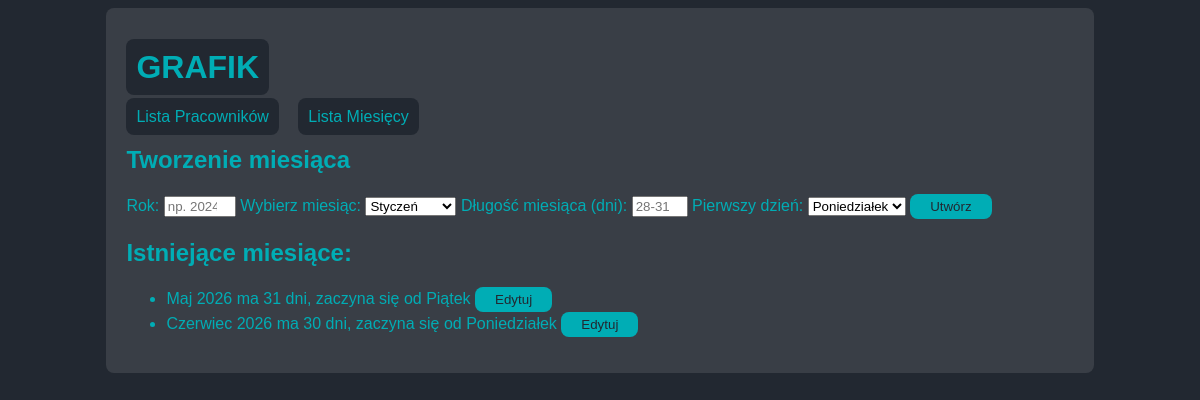
The page /add_month on the database its author committed.
### tables this page shows
CREATE TABLE months (
    id INTEGER PRIMARY KEY AUTOINCREMENT,
    name TEXT NOT NULL,
    length INTEGER NOT NULL,
    weekday_start TEXT NOT NULL,
    year INTEGER NOT NULL
);

### app.py (the view, shortened to what this page needs)
@app.route("/add_month", methods=["GET", "POST"])
def add_month():
    db = get_db()
    cursor = db.cursor() # Use a cursor so we can get the lastrowid
    if request.method == "GET":
        months = db.execute("SELECT * FROM months").fetchall()
    return render_template("add_month.html", months=months)

### app.py (called while the page is built)
def get_db():
    if "db" not in g:
        conn = sqlite3.connect(DATABASE)
        conn.row_factory = sqlite3.Row
        conn.execute("PRAGMA foreign_keys = ON;")
        g.db = conn
    return g.db

### templates/add_month.html (shortened to what this page needs)
{% extends "index.html" %}
    {% block content %}
    <h2>Tworzenie miesiąca</h2>
    <form method="post" action="{{ url_for('add_month') }}">
        <label for="year">Rok:</label>
        <input type="number" name="year" id="year" min="1900" max="2100" required placeholder="np. 2024">
        <label for="month">Wybierz miesiąc:</label>
        <select name="month" id="month">
            {% for month in ['Styczeń', 'Luty', 'Marzec', 'Kwiecień', 'Maj', 'Czerwiec', 'Lipiec', 'Sierpień', 'Wrzesień', 'Październik', 'Listopad', 'Grudzień'] %}
                <option value="{{ month }}" required>{{ month }}</option>
            {% endfor %}
        </select>
        <label for="month_length">Długość miesiąca (dni):   </label>
        <input type="number" name="month_length" id="month_length" min="28" max="31" required placeholder="28-31">
        <label for="first_day">Pierwszy dzień:</label>
        <select name="first_day" id="first_day">
            {% for day in ['Poniedziałek', 'Wtorek', 'Środa', 'Czwartek', 'Piątek', 'Sobota', 'Niedziela'] %}
                <option value="{{ day }}" required>{{ day }}</option>
            {% endfor %}
        </select>
        <button type="submit">Utwórz</button>
    </form>
        <h2>Istniejące miesiące:</h2>
        {% if months|length == 0 %}
            <p>Brak utworzonych miesięcy.</p>
        {% else %}
            <ul>
                {% for month in months %}
                <form method="get" action="{{ url_for('month_availability', month_id=month['id']) }}">
                    <li>{{ month['name'] }} {{ month['year'] }} ma {{ month['length'] }} dni, zaczyna się od {{ month['weekday_start'] }} <button type="submit" >Edytuj</button></li>
                </form>
                {% endfor %}
            </ul>
        {% endif %}
    {% endblock %}

### static/CSS/style.css (style rules this page uses)
:root { --body_color: #222831; --main_color: #393E46; --text_color: #00ADB5; }
body { background-color: var(--body_color, value); color: var(--text_color, value); font-family: Arial, sans-serif; }
button { background-color: var(--text_color); color: var(--body_color); border: none; padding: 5px 20px; border-radius: 8px; cursor: pointer; }

### rows shown on the page
months: name "Maj", year "2026", length "31", weekday_start "Piątek"
months: name "Czerwiec", year "2026", length "30", weekday_start "Poniedziałek"

### other values the page prints
form field month "Styczeń"
form field first_day "Poniedziałek"
